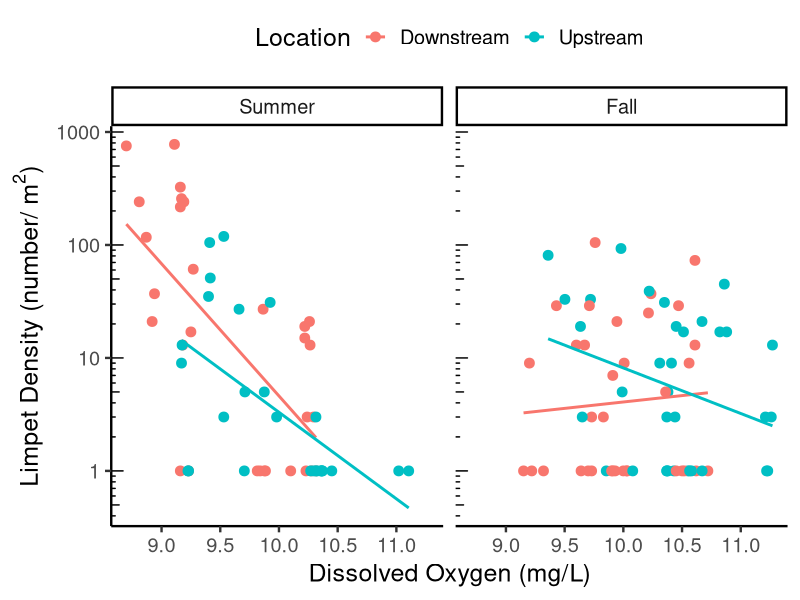
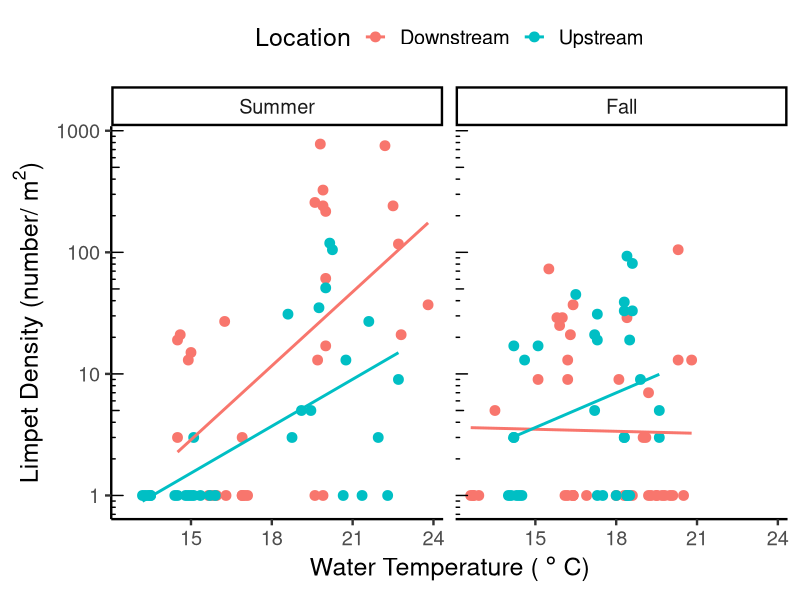
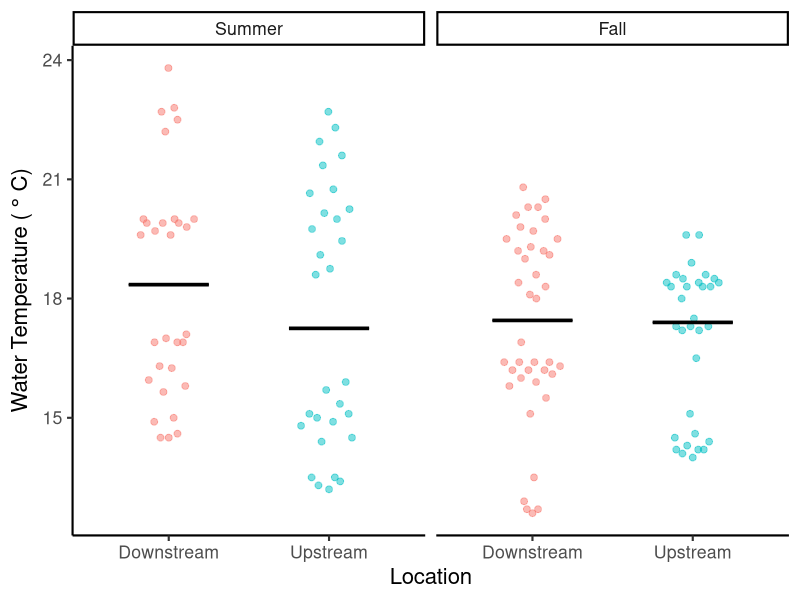
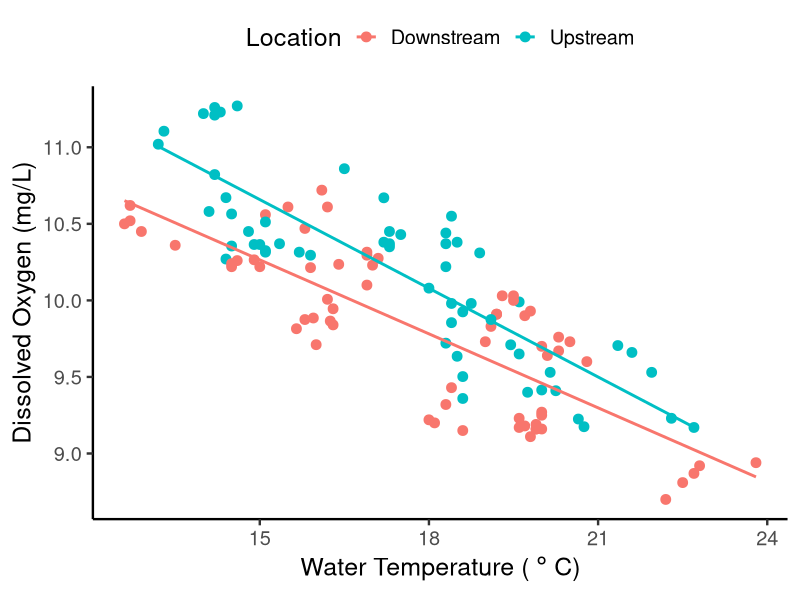

The R source for these figures, in order:
## ---- chunk 1
#| label: setup
#| message: false
#| warning: false

library(tidyverse) ## for readr, dplyr, ggplot2
#library(vegan) ## for calculating diversity measures (you can remove this if you are not calculating diversity measures)
library(ggbeeswarm) ## for jittering points (you can remove this is you did not use a dotplotv)
library(flextable) ## for making formatted tables that can be pasted into Word or Google Docs

## ---- chunk 2
#| label: import data

env <- read_csv("data/env.csv",
                 col_types = cols(date = col_date(format = "%Y-%m-%d"),
                  
                  location = col_factor(levels = c(
                    "Downstream","Upstream")), 
                  
                  season = col_factor(levels = c("Summer","Fall")), 
                  
                  year = col_factor()
                 )) 

macros <- read_csv("data/macros.csv",
                 col_types = cols(date = col_date(format = "%Y-%m-%d"),
                  
                  location = col_factor(levels = c(
                    "Downstream","Upstream")), 
                  
                  season = col_factor(levels = c("Summer","Fall")), 
                  
                  year = col_factor()
                 )) 


master.taxa <- read_csv("data/master.taxa.csv",
                        show_col_types = FALSE) %>% 
  distinct()


## ---- chunk 3
#| label: data wrangling
#| message: false
#| warning: false

#calculate limpet density for each sampleID
density.df <- macros %>% 
  
  #join taxa info
  left_join(., master.taxa) %>%
  
  # Summarize for each sampleID and each family 
  # change group_by function to remove or add grouping variables as needed 
  # if you want a specific group of organisms, add that column name into 
  # the list of grouping variables (family, organism_aggr, FFG, etc)
  # then filter for the organism or group you want
  group_by(sampleID, family) %>% 
  dplyr::summarise (density = sum(invDens, na.rm = TRUE)) %>% 

  #fill in group combos where there were none present with zeros
  ungroup() %>% 
  complete(sampleID, family,
           fill = list(density = 0)) %>% 
  
  #filter for limpets
  filter(family == "Ancylidae")

#get sample info
sample.info <- macros %>%
  select(date, sampleID, season, year, location, benthicArea) %>% 
  distinct()

#add sample info back to density data
density.df <- left_join(density.df, sample.info)


#select desired variables from env
env2 <- env %>% 
  select(sampleID, 
         DO, wTemp,  
         mon.precip, mon.ADD) 

#add env variables to density data
density.df <- left_join(density.df, env2) %>% 
  filter(year != "2018")



## ---- chunk 4
#| label: sample table
#| tbl-cap: Unformatted Summary Table
#| message: false
#| warning: false

table.sum <- density.df %>%  #put the name of your wrangled data here
  
  #summarize by date, season, & location (to get number of microhabs and area sampled per date)
  group_by(date, season, location) %>% 
  summarize(
    area = sum(benthicArea),
    samples = n()
  ) %>% 
  
  #summarize by season & location 
  group_by(season, location) %>% 
  summarize(
    dates = str_c(date, collapse = ", "),
    samples = sum(samples),
    area = sum(area),
  )  


table.sum


## ---- chunk 5
#| label: formatted sample table
#| tbl-cap: Summary Table
#| include: true


#To get a formatted table, make sure that the {flextable} package is loaded
#Use additional code to create the summary table called "table.sum"
#If you want to format the table yourself, then don't use this code

#see https://davidgohel.github.io/flextable/ for more information and formatting options


#create the formatted table
ft <- flextable(table.sum)

#create header labels
ft <- set_header_labels(ft,
                        season = "Season",
                        location = "Location",
                        dates = "Dates",
                        samples = "# of Samples",
                        area = "Total Area Sampled (m^2)"
                        )

#format superscript
ft <- compose( 
  ft, j = "area", part="header",
  value = as_paragraph(
    "Total Area Sampled (m", 
    as_sup("2"),
    ")"
  )
)

#bold the headings
ft <- bold(ft, part="header")

ft <- merge_v(ft, j = ~ season)

#set table properties
ft <- set_table_properties(ft, layout = "autofit", width = 1)


#add lines between year x season
ft <- theme_vanilla(ft) %>% 
  fontsize(size = 10)

#center columns
ft <- align(ft, align = "center", part = "all" )

ft <- fix_border_issues(ft)

#print the table
#right click on the table, choose select all, 
#choose copy, then paste in your document
#finish formatting as needed in your document
ft

## ---- chunk 6
#| label: weather table
#| tbl-cap: Unformatted Weather Table
#| message: false
#| warning: false

#before you run this code, make sure your dataframe has all the necessary columns
#you need season, year, location, mon.ADD, mon.precip

weather.sum <- density.df %>%  #put the name of your wrangled data here
    group_by(season, year) %>% 
  summarize(
    mon.ADD = round(mean(mon.ADD, na.rm=TRUE), digits=0),
    mon.precip = round(mean(mon.precip, na.rm=TRUE), digits=0)
  )  

weather.sum

## ---- chunk 7
#| label: formatted weather table
#| tbl-cap: Weather Table
#| include: true

#To get a formatted table, make sure that the {flextable} package is loaded
#If you want to format the table yourself, then don't use this code

#see https://davidgohel.github.io/flextable/ for more information and formatting options

#create the formatted table
ft <- flextable(weather.sum)

#create header labels
ft <- set_header_labels(ft,
                        season = "Season",
                        year = "Year",
                        mon.ADD = "Monthly Accumulated Degree Days",
                        mon.precip = "Monthly Total Precipitation (mm)"
                        )

#bold the headings
ft <- bold(ft, part="header")

ft <- merge_v(ft, j = ~ season + year)

#set table properties
ft <- set_table_properties(ft, layout = "autofit", width = 1)

#add lines between year x season
ft <- theme_vanilla(ft) %>% 
  fontsize(size = 10)

#center columns
ft <- align(ft, align = "center", part = "all" )

ft <- fix_border_issues(ft)

#print the table
#right click on the table, choose select all, 
#choose copy, then paste in your document
#finish formatting as needed in your document
ft


## ---- chunk 8
#| label: formatted descriptive stats density
#| tbl-cap: Limpet Density Descriptive Statistics
#| include: true

#before you run the code below...

#make sure the 'flextable' and `tidyverse` packages are installed and loaded
#make sure your data are imported

#see https://davidgohel.github.io/flextable/ for more information and formatting options

#set the variable you want to summarize
x.var <- "density" #put the name of the column you want to summarize in the blank here

#calculate descriptive stats
#remove the lines below that you don't need (you won't usually need ALL these values)
df.sum <- density.df %>% #put the name of the data frame here
  group_by(season, location) %>% #put the grouping variable(s) here
  summarise(mean = round(mean(.data[[x.var]]), digits=0), #change the digits as needed
            SD = signif(sd(.data[[x.var]]), digits=2),
            median = round(median(.data[[x.var]]), digits=2),
            IQR = round(IQR(.data[[x.var]]), digits=2),
            min = round(min(.data[[x.var]]), digits=2),
            max = round(max(.data[[x.var]]), digits=2),
            N = n())

#create the table
ft <- flextable(df.sum,
                cwidth=0.75) #can vary cell width as needed

#bold the headings
ft <- bold(ft, part="header")

#center columns
ft <- align(ft, align = "center", part = "all" )

#print the table
#right click on the table, choose select all, 
#choose copy, then paste in your document
#finish formatting as needed in your document
ft



## ---- chunk 9
#| label: formatted descriptive stats DO
#| tbl-cap: Dissolved Oxygen Descriptive Statistics
#| include: true

#before you run the code below...

#make sure the 'flextable' and `tidyverse` packages are installed and loaded
#make sure your data are imported

#see https://davidgohel.github.io/flextable/ for more information and formatting options

#set the variable you want to summarize
x.var <- "DO" #put the name of the column you want to summarize in the blank here

#calculate descriptive stats
#remove the lines below that you don't need (you won't usually need ALL these values)
df.sum <- density.df %>% #put the name of the data frame here
  group_by(season, location) %>% #put the grouping variable(s) here
  filter(!is.na(.data[[x.var]])) %>% # remove missing values from the variable of interest
  summarise(mean = round(mean(.data[[x.var]]), digits=2), #change the digits as needed
            SD = signif(sd(.data[[x.var]]), digits=2),
            median = round(median(.data[[x.var]]), digits=2),
            IQR = round(IQR(.data[[x.var]]), digits=2),
            min = round(min(.data[[x.var]]), digits=2),
            max = round(max(.data[[x.var]]), digits=2),
            N = n())

#create the table
ft <- flextable(df.sum,
                cwidth=0.75) #can vary cell width as needed

#bold the headings
ft <- bold(ft, part="header")

#center columns
ft <- align(ft, align = "center", part = "all" )

#print the table
#right click on the table, choose select all, 
#choose copy, then paste in your document
#finish formatting as needed in your document
ft



## ---- chunk 10
#| label: formatted descriptive stats wTemp
#| tbl-cap: Water Temperature Descriptive Statistics
#| include: true

#before you run the code below...

#make sure the 'flextable' and `tidyverse` packages are installed and loaded
#make sure your data are imported

#see https://davidgohel.github.io/flextable/ for more information and formatting options

#set the variable you want to summarize
x.var <- "wTemp" #put the name of the column you want to summarize in the blank here

#calculate descriptive stats
#remove the lines below that you don't need (you won't usually need ALL these values)
df.sum <- density.df %>% #put the name of the data frame here
  group_by(season, location) %>% #put the grouping variable(s) here
  filter(!is.na(.data[[x.var]])) %>% # remove missing values from the variable of interest
  summarise(mean = round(mean(.data[[x.var]]), digits=1), #change the digits as needed
            SD = signif(sd(.data[[x.var]]), digits=2),
            median = round(median(.data[[x.var]]), digits=1),
            IQR = round(IQR(.data[[x.var]]), digits=1),
            min = round(min(.data[[x.var]]), digits=2),
            max = round(max(.data[[x.var]]), digits=2),
            N = n())

#create the table
ft <- flextable(df.sum,
                cwidth=0.75) #can vary cell width as needed

#bold the headings
ft <- bold(ft, part="header")

#center columns
ft <- align(ft, align = "center", part = "all" )

#print the table
#right click on the table, choose select all, 
#choose copy, then paste in your document
#finish formatting as needed in your document
ft



## ---- chunk 11
#| label: limpet density vs DO graph
#| message: false


# this code will make a scatter plot with each graphed on a log-scale axis

density.df %>% 
  filter(!is.na(DO)) %>% 

ggplot(
  data = ., 
  aes(x = DO, y = density+1, color = location)) + 
  geom_point(size = 3) +                   #play with the point attributes as needed
  geom_smooth(method = "lm", se = FALSE) + #adds line of best fit
  ylab(bquote("Limpet Density (number/"~m^2*")")) +
  xlab("Dissolved Oxygen (mg/L)") +
  labs(color = "Location") +
  theme_classic(base_size = 18) +
  theme(legend.position = "top") +
  scale_y_log10() +     #changes y-axis to log-scale
  annotation_logticks(sides = "l") + # adds log-scale tick marks 
  facet_wrap(vars(season))   

#see the resources below for some additional options to make a nice scatter plot 
# https://www.datanovia.com/en/lessons/ggplot-scatter-plot/
# https://ggplot2.tidyverse.org/index.html

## ---- chunk 12
#| label: limpet density vs wTemp graph
#| message: false


# this code will make a scatter plot with each graphed on a log-scale axis

density.df %>% 
  filter(!is.na(wTemp)) %>% 

ggplot(
  data = ., 
  aes(x = wTemp, y = density+1, color = location)) + 
  geom_point(size = 3) +                   #play with the point attributes as needed
  geom_smooth(method = "lm", se = FALSE) + #adds line of best fit
  ylab(bquote("Limpet Density (number/"~m^2*")")) +
  xlab("Water Temperature ("~degree~"C)") +
  labs(color = "Location") +
  theme_classic(base_size = 18) +
  theme(legend.position = "top") +
  scale_y_log10() +     #changes y-axis to log-scale
  annotation_logticks(sides = "l") + # adds log-scale tick marks 
  facet_wrap(vars(season))   

#see the resources below for some additional options to make a nice scatter plot 
# https://www.datanovia.com/en/lessons/ggplot-scatter-plot/
# https://ggplot2.tidyverse.org/index.html
## ---- chunk 13

#| label: wTemp vs season and location

density.df %>% 
  filter(!is.na(wTemp)) %>% 

ggplot(
  data = .,   
  aes(x = location, y = wTemp,   
      fill = location, color = location)) + 
  geom_quasirandom( 
    shape=21, size=2, alpha = 0.5, width=0.2, 
    dodge.width = 1,  show.legend = FALSE) + 
  stat_summary(fun = median, 
               fun.min = median, 
               fun.max = median, 
               geom = "crossbar", na.rm = TRUE,
               width = 0.5, size = 0.5, 
               color = "black",
               position=position_dodge(width=1), 
               show.legend = FALSE) + 
  ylab("Water Temperature ("~degree~"C)") +
  xlab("Location") +
  coord_cartesian(expand=TRUE) +
  theme_classic(base_size=16) +
  facet_wrap(vars(season))   

## ---- chunk 14
#| label: DO vs wTemp graph
#| message: false

density.df %>% 
  filter(!is.na(DO), !is.na(wTemp)) %>% 

ggplot(
  data = ., 
  aes(x = wTemp, y = DO, color = location)) + 
  geom_point(size = 3) +                   #play with the point attributes as needed
  geom_smooth(method = "lm", se = FALSE) + #adds line of best fit
  ylab("Dissolved Oxygen (mg/L)") +
  xlab("Water Temperature ("~degree~"C)") +
  labs(color = "Location") +
  theme_classic(base_size = 18) +
  theme(legend.position = "top") 


## ---- chunk 15
#| label: sessionInfo

sessionInfo()

## ---- chunk 16
#| label: cite R

#citation info for base R 
citation()

## ---- chunk 17
#| label: cite tidyverse

#citation info for base R 
citation("tidyverse")
